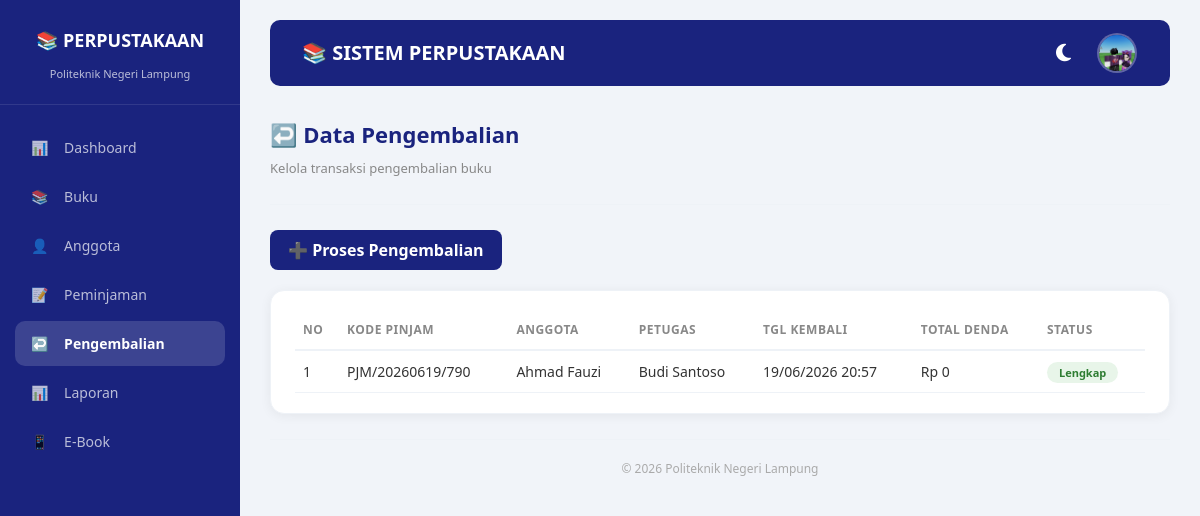
The app's page /views/pengembalian/index.php (signed in) with its own data.
### tables this page shows
CREATE TABLE `pengembalian` (
  `pengembalian_id` int(11) NOT NULL,
  `peminjaman_id` int(11) NOT NULL,
  `user_id` int(11) NOT NULL,
  `tanggal_kembali` datetime NOT NULL DEFAULT current_timestamp(),
  `total_denda` decimal(10,2) NOT NULL DEFAULT 0.00,
  `status` enum('lengkap','sebagian') NOT NULL DEFAULT 'lengkap',
  `catatan` text DEFAULT NULL
);

CREATE TABLE `peminjaman` (
  `peminjaman_id` int(11) NOT NULL,
  `kode_transaksi` varchar(20) NOT NULL,
  `anggota_id` int(11) NOT NULL,
  `user_id` int(11) NOT NULL,
  `tanggal_pinjam` datetime NOT NULL DEFAULT current_timestamp(),
  `tanggal_jatuh_tempo` date NOT NULL,
  `status` enum('dipinjam','dikembalikan','terlambat') NOT NULL DEFAULT 'dipinjam',
  `catatan` text DEFAULT NULL
);

CREATE TABLE `anggota` (
  `anggota_id` int(11) NOT NULL,
  `nis_nim` varchar(20) NOT NULL,
  `nama_lengkap` varchar(100) NOT NULL,
  `email` varchar(100) NOT NULL,
  `no_telepon` varchar(15) DEFAULT NULL,
  `alamat` text DEFAULT NULL,
  `jenis_kelamin` enum('L','P') DEFAULT NULL,
  `tanggal_daftar` date NOT NULL,
  `status_aktif` enum('aktif','nonaktif','blokir') NOT NULL DEFAULT 'aktif',
  `created_at` timestamp NULL DEFAULT current_timestamp()
);

CREATE TABLE `users` (
  `user_id` int(11) NOT NULL,
  `username` varchar(50) NOT NULL,
  `password` varchar(255) NOT NULL,
  `nama_lengkap` varchar(100) NOT NULL,
  `role` enum('admin','petugas') NOT NULL DEFAULT 'admin',
  `created_at` timestamp NULL DEFAULT current_timestamp()
);

### views/pengembalian/index.php (the view, shortened to what this page needs)
<?php
require_once '../../config/database.php';
$sql = "SELECT pg.*, p.kode_transaksi, a.nama_lengkap as anggota, u.nama_lengkap as petugas
        FROM pengembalian pg
        JOIN peminjaman p ON pg.peminjaman_id = p.peminjaman_id
        JOIN anggota a ON p.anggota_id = a.anggota_id
        JOIN users u ON pg.user_id = u.user_id
        ORDER BY pg.pengembalian_id DESC";
$stmt = $pdo->query($sql);
$pengembalian = $stmt->fetchAll();
?>
<!DOCTYPE html>
<html lang="id" id="html">
<head>
    <link rel="stylesheet" href="https://cdn.jsdelivr.net/npm/bootstrap@5.3.0/dist/css/bootstrap.min.css">
    <link rel="stylesheet" href="https://cdnjs.cloudflare.com/ajax/libs/font-awesome/6.4.0/css/all.min.css">
    <link rel="stylesheet" href="../../assets/css/style.css">
</head>
<body id="body">
<div class="sidebar">
    <div class="brand">
        <h3>📚 PERPUSTAKAAN</h3>
        <small>Politeknik Negeri Lampung</small>
    </div>
    <ul class="menu">
        <li onclick="location.href='../../index.php'"><span class="icon">📊</span> <span>Dashboard</span></li>
        <li onclick="location.href='../buku/index.php'"><span class="icon">📚</span> <span>Buku</span></li>
        <li onclick="location.href='../anggota/index.php'"><span class="icon">👤</span> <span>Anggota</span></li>
        <li onclick="location.href='../peminjaman/index.php'"><span class="icon">📝</span> <span>Peminjaman</span></li>
        <li class="active"><span class="icon">↩️</span> <span>Pengembalian</span></li>
        <li onclick="location.href='../laporan/index.php'"><span class="icon">📊</span> <span>Laporan</span></li>
        <li onclick="location.href='../buku_digital.php'"><span class="icon">📱</span> <span>E-Book</span></li>
    </ul>
</div>
<div class="main-content">
    <nav class="navbar navbar-dark navbar-custom">
        <div class="container-fluid">
            <span class="navbar-brand">📚 SISTEM PERPUSTAKAAN</span>
            <div class="user-info">
                <button class="theme-toggle" id="themeToggle" title="Toggle Dark/Light Mode">
                    <i class="fas fa-moon"></i>
                </button>
                <div class="dropdown dropdown-profile">
                    <button class="btn p-0 dropdown-toggle" type="button" data-bs-toggle="dropdown" aria-expanded="false">
                        <div class="preview-avatar">
                            <?php
                            $user_id = $_SESSION['user_id'];
                            $foto_path = '../../upload/foto_admin/' . $user_id . '.jpg';
                            if (file_exists($foto_path)): ?>
                                <img src="<?= $foto_path ?>" alt="Foto Profil">
                            <?php else: ?>
                                <?= strtoupper(substr($_SESSION['nama_lengkap'], 0, 1)) ?>
                            <?php endif; ?>
                        </div>
                    </button>
                </div>
            </div>
        </div>
    </nav>
    <div class="top-header">
        <div class="page-title">
            <h2>↩️ Data Pengembalian</h2>
            <small>Kelola transaksi pengembalian buku</small>
        </div>
    </div>
    <div class="toolbar">
        <a href="tambah.php" class="btn-primary">➕ Proses Pengembalian</a>
    </div>
    <div class="card-custom">
        <table class="table-custom">
            <thead>
                <tr>
                    <th>No</th>
                    <th>Kode Pinjam</th>
                    <th>Anggota</th>
                    <th>Petugas</th>
                    <th>Tgl Kembali</th>
                    <th>Total Denda</th>
                    <th>Status</th>
                </tr>
            </thead>
            <tbody>
                <?php if (count($pengembalian) > 0): ?>
                    <?php $no = 1; foreach ($pengembalian as $row): ?>
                    <tr>
                        <td><?= $no++ ?></td>
                        <td><?= htmlspecialchars($row['kode_transaksi']) ?></td>
                        <td><?= htmlspecialchars($row['anggota']) ?></td>
                        <td><?= htmlspecialchars($row['petugas']) ?></td>
                        <td><?= date('d/m/Y H:i', strtotime($row['tanggal_kembali'])) ?></td>
                        <td>Rp <?= number_format($row['total_denda'], 0, ',', '.') ?></td>
                        <td>
                            <span class="badge-status <?= $row['status'] == 'lengkap' ? 'success' : 'warning' ?>">
                                <?= ucfirst($row['status']) ?>
                            </span>
                        </td>
                    </tr>
                    <?php endforeach; ?>
                <?php else: ?>
                    <tr><td colspan="7" class="text-center">Belum ada data pengembalian</td></tr>
                <?php endif; ?>
            </tbody>
        </table>
    </div>
    <div style="text-align:center; color:#aaa; font-size:12px; padding:20px 0 10px 0; border-top:1px solid var(--border-color); margin-top:20px;">
        &copy; 2026 Politeknik Negeri Lampung
    </div>
</div>
</body>
</html>

### assets/css/style.css (style rules this page uses)
* { margin: 0; padding: 0; box-sizing: border-box; }
body { font-family: 'Segoe UI', Tahoma, Geneva, Verdana, sans-serif; background: #f1f4f9; }
.sidebar { position: fixed; top: 0; left: 0; width: 240px; height: 100%; background: #1a237e; color: #fff; padding: 20px 0; overflow-y: auto; z-index: 1000; }
.sidebar .brand { text-align: center; padding: 10px 0 20px 0; border-bottom: 1px solid rgba(255,255,255,0.1); margin-bottom: 20px; }
.sidebar .brand h3 { font-size: 18px; font-weight: 700; }
.sidebar .brand small { font-size: 11px; opacity: 0.7; }
.sidebar .menu { list-style: none; padding: 0 15px; }
.sidebar .menu li { padding: 12px 16px; margin: 4px 0; border-radius: 10px; font-size: 14px; cursor: pointer; transition: 0.3s; color: rgba(255,255,255,0.7); }
.sidebar .menu li.active { background: rgba(255,255,255,0.15); color: #fff; font-weight: 600; }
.sidebar .menu li .icon { margin-right: 12px; }
.main-content { margin-left: 240px; padding: 20px 30px; min-height: 100vh; }
.top-header { display: flex; justify-content: space-between; align-items: center; padding: 15px 0 25px 0; border-bottom: 1px solid #e8ecf1; margin-bottom: 25px; }
.top-header .page-title h2 { font-size: 22px; font-weight: 700; color: #1a237e; }
.top-header .page-title small { font-size: 13px; color: #888; }
.card-custom { background: #fff; border-radius: 14px; padding: 20px 24px; box-shadow: 0 2px 12px rgba(0,0,0,0.06); margin-bottom: 25px; }
.table-custom { width: 100%; border-collapse: collapse; font-size: 14px; }
.table-custom thead th { text-align: left; padding: 12px 10px; border-bottom: 2px solid #e8ecf1; color: #555; font-weight: 600; font-size: 12px; text-transform: uppercase; letter-spacing: 0.5px; }
.table-custom tbody td { padding: 12px 10px; border-bottom: 1px solid #f0f2f5; }
.badge-status { padding: 4px 14px; border-radius: 20px; font-size: 12px; font-weight: 600; }
.badge-status.success { background: #e8f5e9; color: #2e7d32; }
.btn-primary { background: #1a237e; color: #fff; }
.toolbar { display: flex; gap: 12px; margin-bottom: 20px; flex-wrap: wrap; align-items: center; }

### records on screen
pengembalian: peminjaman.kode_transaksi "PJM/20260619/790", anggota.nama_lengkap "Ahmad Fauzi", user.nama_lengkap "Budi Santoso", tanggal_kembali "19/06/2026 20:57", total_denda "0", status "Lengkap"
